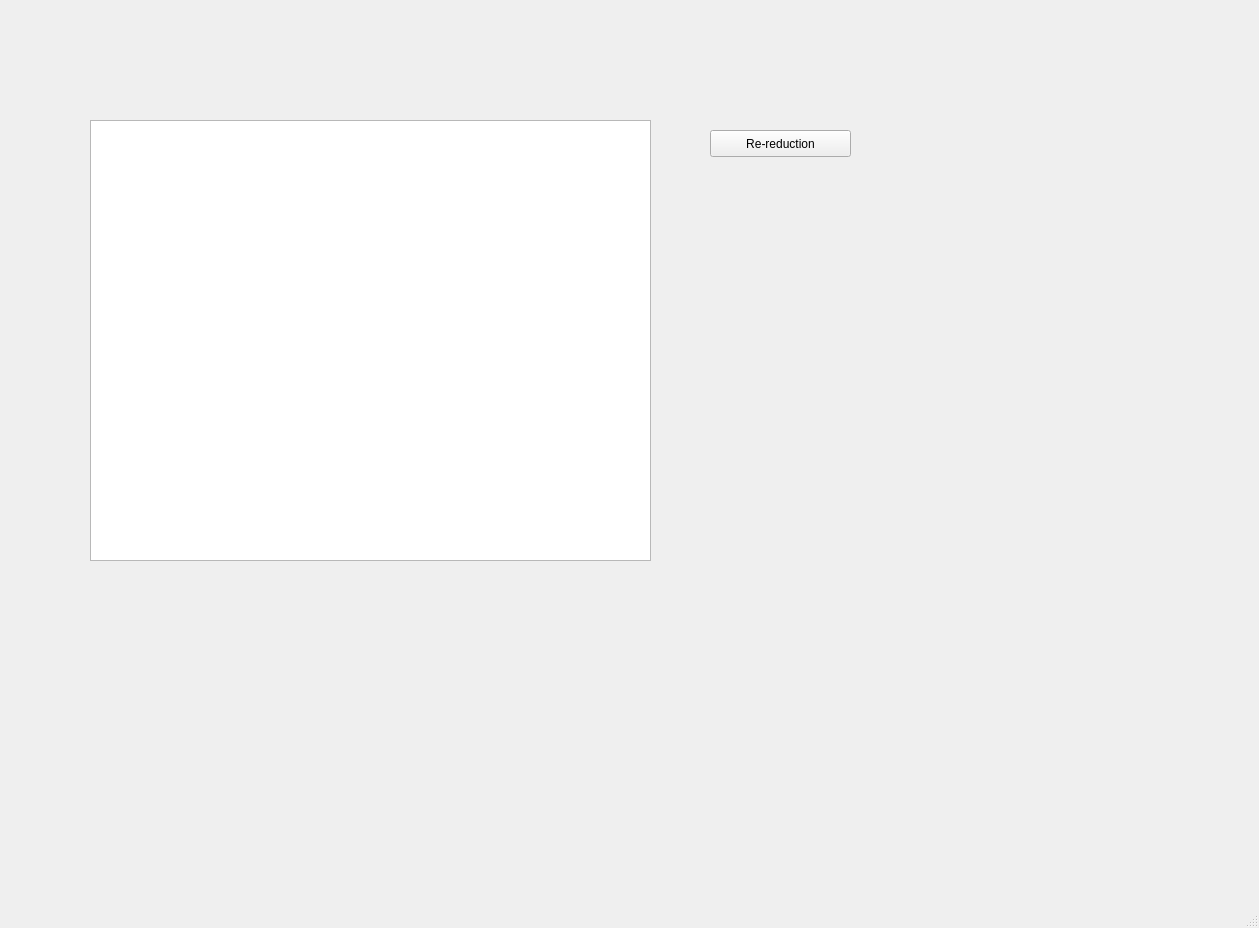
<?xml version="1.0" encoding="UTF-8"?>
<ui version="4.0">
 <class>MainWindow</class>
 <widget class="QMainWindow" name="MainWindow">
  <property name="geometry">
   <rect>
    <x>0</x>
    <y>0</y>
    <width>1259</width>
    <height>928</height>
   </rect>
  </property>
  <property name="windowTitle">
   <string>MainWindow</string>
  </property>
  <widget class="QWidget" name="centralwidget">
   <widget class="QGraphicsView" name="graphicsView">
    <property name="geometry">
     <rect>
      <x>90</x>
      <y>120</y>
      <width>561</width>
      <height>441</height>
     </rect>
    </property>
    <property name="toolTip">
     <string>&lt;html&gt;&lt;head/&gt;&lt;body&gt;&lt;p&gt;Show 2D image of (calibrated) first scan that was measured.&lt;/p&gt;&lt;p&gt;Provide interactive operation to determine how slice along arc.&lt;/p&gt;&lt;/body&gt;&lt;/html&gt;</string>
    </property>
   </widget>
   <widget class="QPushButton" name="pushButton">
    <property name="geometry">
     <rect>
      <x>710</x>
      <y>130</y>
      <width>141</width>
      <height>27</height>
     </rect>
    </property>
    <property name="text">
     <string>Re-reduction</string>
    </property>
   </widget>
  </widget>
  <widget class="QMenuBar" name="menubar">
   <property name="geometry">
    <rect>
     <x>0</x>
     <y>0</y>
     <width>1259</width>
     <height>25</height>
    </rect>
   </property>
  </widget>
  <widget class="QStatusBar" name="statusbar"/>
 </widget>
 <resources/>
 <connections/>
</ui>
